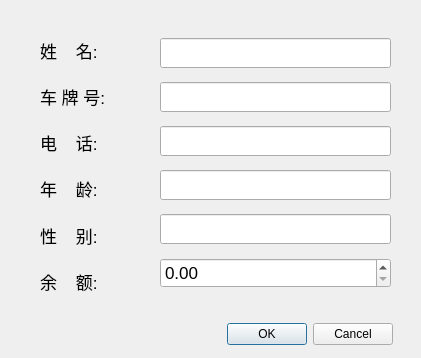
<?xml version="1.0" encoding="UTF-8"?>
<ui version="4.0">
 <class>zcarUserManage</class>
 <widget class="QDialog" name="zcarUserManage">
  <property name="geometry">
   <rect>
    <x>0</x>
    <y>0</y>
    <width>421</width>
    <height>358</height>
   </rect>
  </property>
  <property name="windowTitle">
   <string>Dialog</string>
  </property>
  <widget class="QWidget" name="centralwidget_2" native="true">
   <property name="geometry">
    <rect>
     <x>-20</x>
     <y>0</y>
     <width>451</width>
     <height>391</height>
    </rect>
   </property>
   <widget class="QWidget" name="layoutWidget">
    <property name="geometry">
     <rect>
      <x>60</x>
      <y>30</y>
      <width>111</width>
      <height>271</height>
     </rect>
    </property>
    <layout class="QGridLayout" name="gridLayout">
     <item row="7" column="0">
      <widget class="QLabel" name="label_10">
       <property name="font">
        <font>
         <pointsize>13</pointsize>
        </font>
       </property>
       <property name="text">
        <string>余    额:</string>
       </property>
      </widget>
     </item>
     <item row="5" column="0">
      <widget class="QLabel" name="label_6">
       <property name="font">
        <font>
         <pointsize>13</pointsize>
        </font>
       </property>
       <property name="text">
        <string>年    龄:</string>
       </property>
      </widget>
     </item>
     <item row="2" column="0">
      <widget class="QLabel" name="label_3">
       <property name="font">
        <font>
         <pointsize>13</pointsize>
        </font>
       </property>
       <property name="text">
        <string>姓    名:</string>
       </property>
      </widget>
     </item>
     <item row="6" column="0">
      <widget class="QLabel" name="label_9">
       <property name="font">
        <font>
         <pointsize>13</pointsize>
        </font>
       </property>
       <property name="text">
        <string>性    别:</string>
       </property>
      </widget>
     </item>
     <item row="3" column="0">
      <widget class="QLabel" name="label">
       <property name="font">
        <font>
         <pointsize>13</pointsize>
        </font>
       </property>
       <property name="text">
        <string>车 牌 号:</string>
       </property>
      </widget>
     </item>
     <item row="4" column="0">
      <widget class="QLabel" name="label_5">
       <property name="font">
        <font>
         <pointsize>13</pointsize>
        </font>
       </property>
       <property name="text">
        <string>电    话:</string>
       </property>
      </widget>
     </item>
    </layout>
   </widget>
   <widget class="QWidget" name="gridLayoutWidget">
    <property name="geometry">
     <rect>
      <x>180</x>
      <y>30</y>
      <width>231</width>
      <height>271</height>
     </rect>
    </property>
    <layout class="QGridLayout" name="gridLayout_3">
     <item row="1" column="0">
      <widget class="QLineEdit" name="line_carNumber">
       <property name="minimumSize">
        <size>
         <width>0</width>
         <height>30</height>
        </size>
       </property>
       <property name="font">
        <font>
         <pointsize>13</pointsize>
        </font>
       </property>
      </widget>
     </item>
     <item row="4" column="0">
      <widget class="QLineEdit" name="line_sex">
       <property name="minimumSize">
        <size>
         <width>0</width>
         <height>30</height>
        </size>
       </property>
       <property name="font">
        <font>
         <pointsize>13</pointsize>
        </font>
       </property>
      </widget>
     </item>
     <item row="0" column="0">
      <widget class="QLineEdit" name="lin_userName">
       <property name="minimumSize">
        <size>
         <width>0</width>
         <height>30</height>
        </size>
       </property>
       <property name="font">
        <font>
         <pointsize>13</pointsize>
        </font>
       </property>
      </widget>
     </item>
     <item row="3" column="0">
      <widget class="QLineEdit" name="line_age">
       <property name="minimumSize">
        <size>
         <width>0</width>
         <height>30</height>
        </size>
       </property>
       <property name="font">
        <font>
         <pointsize>13</pointsize>
        </font>
       </property>
      </widget>
     </item>
     <item row="2" column="0">
      <widget class="QLineEdit" name="line_phoneNumber">
       <property name="sizePolicy">
        <sizepolicy hsizetype="Expanding" vsizetype="Fixed">
         <horstretch>0</horstretch>
         <verstretch>10</verstretch>
        </sizepolicy>
       </property>
       <property name="minimumSize">
        <size>
         <width>0</width>
         <height>30</height>
        </size>
       </property>
       <property name="font">
        <font>
         <pointsize>13</pointsize>
        </font>
       </property>
      </widget>
     </item>
     <item row="5" column="0">
      <widget class="QDoubleSpinBox" name="spinBox_balance">
       <property name="minimumSize">
        <size>
         <width>0</width>
         <height>30</height>
        </size>
       </property>
       <property name="font">
        <font>
         <pointsize>13</pointsize>
        </font>
       </property>
       <property name="maximum">
        <double>999.899999999999977</double>
       </property>
      </widget>
     </item>
    </layout>
   </widget>
   <widget class="QDialogButtonBox" name="buttonBox">
    <property name="geometry">
     <rect>
      <x>220</x>
      <y>320</y>
      <width>193</width>
      <height>28</height>
     </rect>
    </property>
    <property name="standardButtons">
     <set>QDialogButtonBox::Cancel|QDialogButtonBox::Ok</set>
    </property>
   </widget>
  </widget>
 </widget>
 <resources/>
 <connections/>
</ui>
